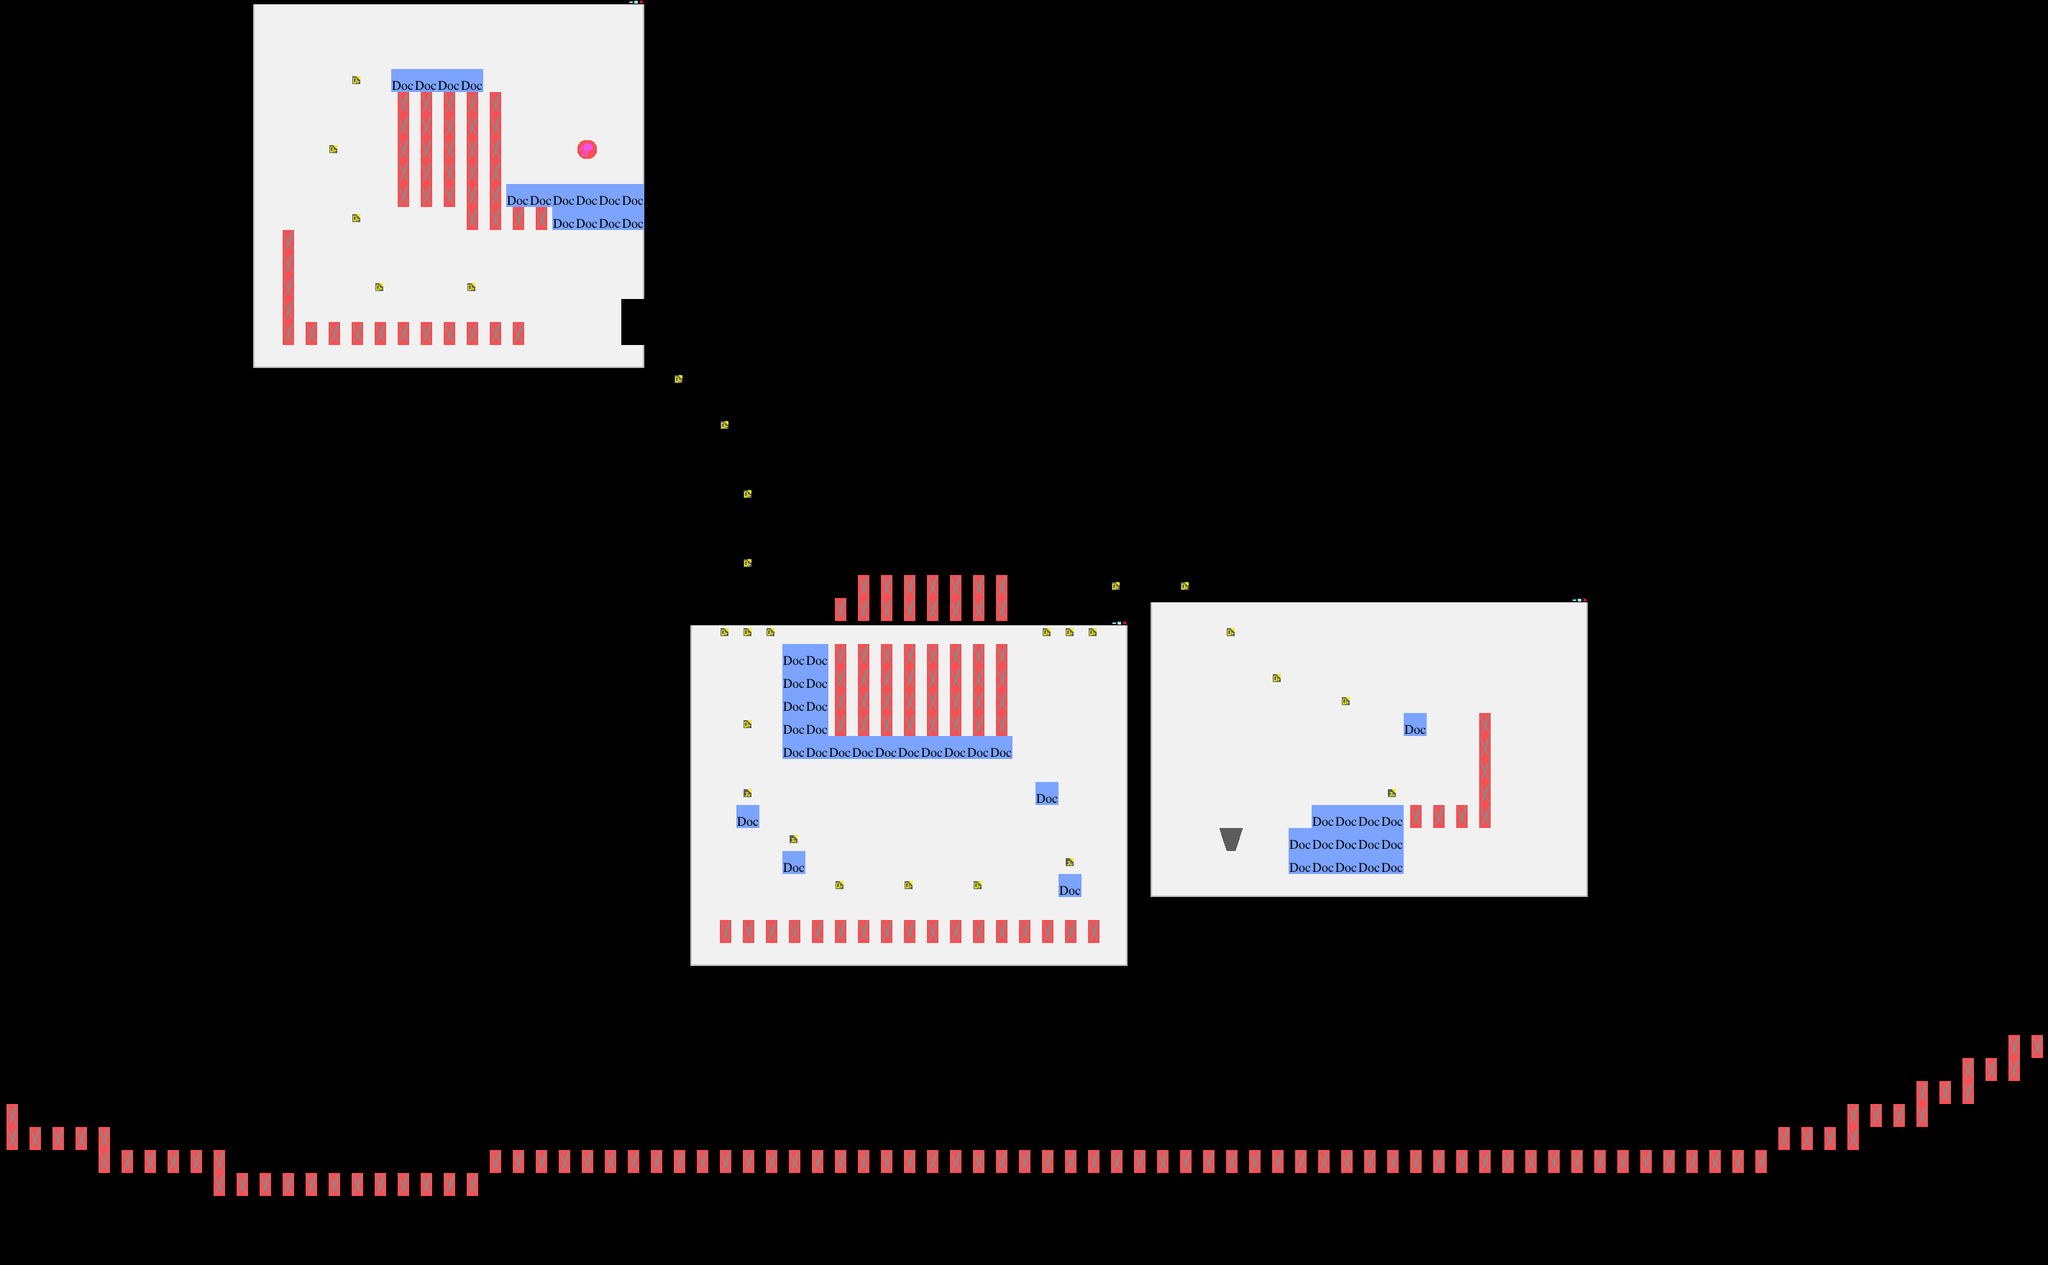

This game map was drawn from its Tiled (.tmx) file and the tilesets committed beside it. A one-line description and the trimmed map source follow:
An orthogonal 89x55 tile map with 32x32 px tiles, 7 tile layers (back, platform, orbs, jumppads, ...).

<map version="1.10" tiledversion="1.11.2" orientation="orthogonal" renderorder="right-down" width="89" height="55" tilewidth="32" tileheight="32" infinite="0" nextlayerid="8" nextobjectid="1">
 <tileset firstgid="1" source="lvl3_tiles.tsx" />
 <layer id="2" name="back" width="89" height="55">
  <data>[4895 cells, 611 non-empty, 2 distinct tile ids]</data>
 </layer>
 <layer id="1" name="platform" width="89" height="55">
  <data>[4895 cells, 221 non-empty, 9 distinct tile ids]</data>
 </layer>
 <layer id="3" name="orbs" width="89" height="55">
  <data>[4895 cells, 24 non-empty, 1 distinct tile ids]</data>
 </layer>
 <layer id="4" name="jumppads" width="89" height="55">
  <data>[4895 cells, 4 non-empty, 1 distinct tile ids]</data>
 </layer>
 <layer id="5" name="danger" width="89" height="55">
  <data>[4895 cells, 212 non-empty, 1 distinct tile ids]</data>
 </layer>
 <layer id="6" name="spawn" width="89" height="55">
  <data>[4895 cells, 1 non-empty, 1 distinct tile ids]</data>
 </layer>
 <layer id="7" name="end" width="89" height="55">
  <data>[4895 cells, 1 non-empty, 1 distinct tile ids]</data>
 </layer>
</map>